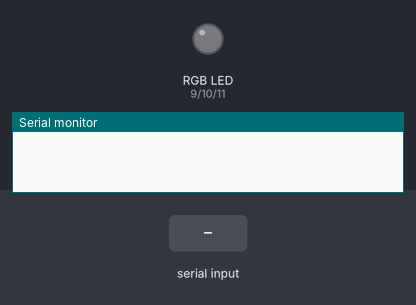
The sketch below on a simulated Arduino Uno, built with avr-gcc and run on an emulated ATmega328P. Parts: an RGB LED mixed from three pins (HIGH = lit), the last lines printed to the serial monitor. The test bench sets the inputs (shaded band). Dim RGB values are drawn brighter than linear.

Above: at 1.2 s.
1.3 s: "90,45,200\n" received over Serial
At 2.7 s:
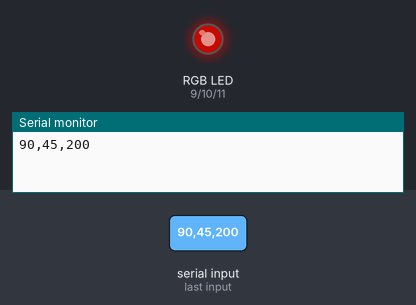
3.8 s: "30,150\n" received over Serial
At 5.7 s:
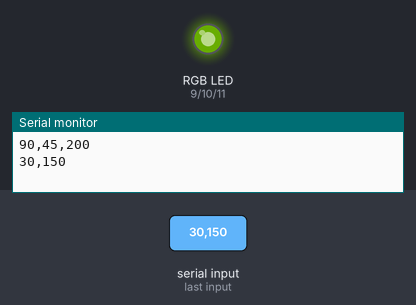
6.3 s: "5\n" received over Serial
At 8.5 s:
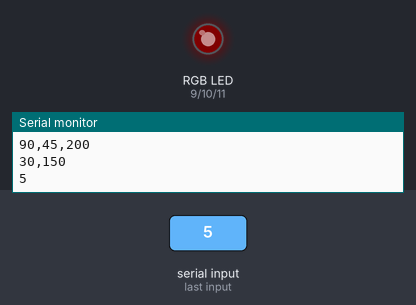
8.8 s: "90\n" received over Serial
At 10.5 s:
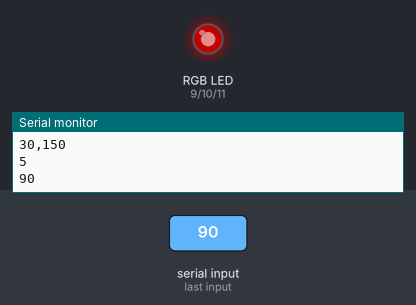
11.3 s: "30,150,10\n" received over Serial
At 12.7 s:
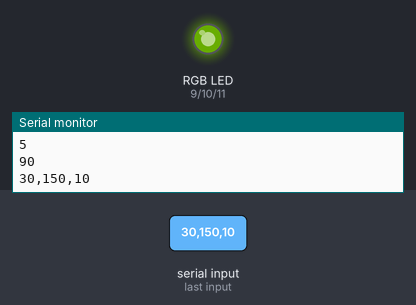
13.8 s: "90,45\n" received over Serial
At 15.7 s:
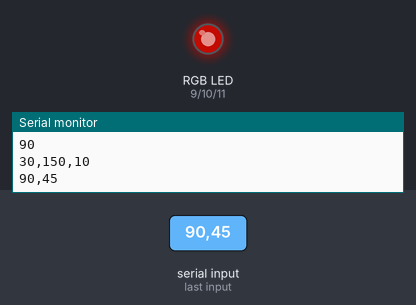
Timing chart, 0 to 17.2 s (numbered marks = the images above; inputs shaded):
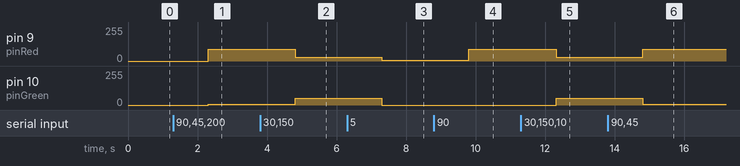

The sketch:

smd_rgb_bluetooth.ino
```cpp
int pinRed = 9;
int pinGreen = 10;
int pinBlue = 11;

void setup(){
  Serial.begin(9600);
  pinMode(pinRed, OUTPUT);
  pinMode(pinBlue, OUTPUT);
  pinMode(pinGreen, OUTPUT);
}

void loop (){
  if(Serial.available() > 0) {
    String data = Serial.readString();
    Serial.print(data);
    Serial.print("\n");

    int red = data.substring(0, 2).toInt();
    int green = data.substring(4, 6).toInt();
    int blue = data.substring(8, 10).toInt();

    analogWrite(pinRed, red);
    analogWrite(pinGreen, green);
    analogWrite(pinBlue, blue);
  }
}
```

Measured:
- after the input at 1.3 s, pin 9 (pinRed): 0/255 → 90/255 after 1.0 s; pin 10 (pinGreen): 0/255 → 5/255 after 1.0 s
- after the input at 3.8 s, pin 9 (pinRed): 90/255 → 30/255 after 1.0 s; pin 10 (pinGreen): 5/255 → 50/255 after 1.0 s
- after the input at 6.3 s, pin 9 (pinRed): 30/255 → 5/255 after 1.0 s; pin 10 (pinGreen): 50/255 → 0/255 after 1.0 s
- after the input at 8.8 s, pin 9 (pinRed): 5/255 → 90/255 after 1.0 s
- after the input at 11.3 s, pin 9 (pinRed): 90/255 → 30/255 after 1.0 s; pin 10 (pinGreen): 0/255 → 50/255 after 1.0 s
- after the input at 13.8 s, pin 9 (pinRed): 30/255 → 90/255 after 1.0 s; pin 10 (pinGreen): 50/255 → 5/255 after 1.0 s
